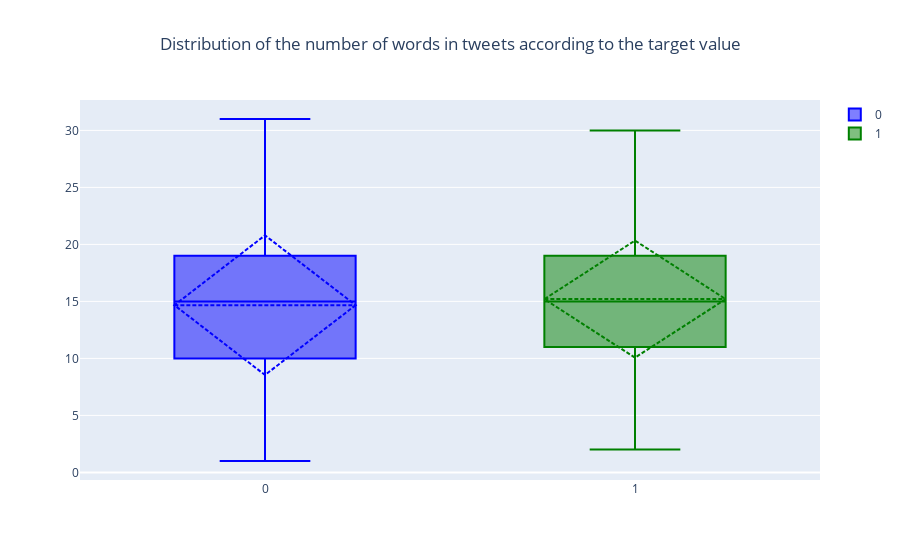

Notebook code for this chart:
### Code cell
fig = go.Figure()

fig.add_trace(go.Box(y=train[train.target == 0].num_words,
                     marker_color="blue",
                     boxmean='sd',
                     name="0"))

fig.add_trace(go.Box(y=train[train.target == 1].num_words,
                     marker_color="green",
                     boxmean='sd',
                     name="1"))

fig.update_layout(title="Distribution of the number of words in tweets according to the target value",
                  title_x=0.5)

fig.show()

### Figure 1 — Plotly figure (JSON) as saved in the notebook; plotly's stock layout.template omitted (floating-point values rounded to 4 significant figures; data arrays with more than 128 entries replaced by an {"elided": "..."} marker saying what was removed)
{"data": [{"boxmean": "sd", "marker": {"color": "blue"}, "name": "0", "type": "box", "y": {"elided": "3701 int values"}}, {"boxmean": "sd", "marker": {"color": "green"}, "name": "1", "type": "box", "y": {"elided": "2770 int values"}}], "layout": {"title": {"text": "Distribution of the number of words in tweets according to the target value", "x": 0.5}}}
